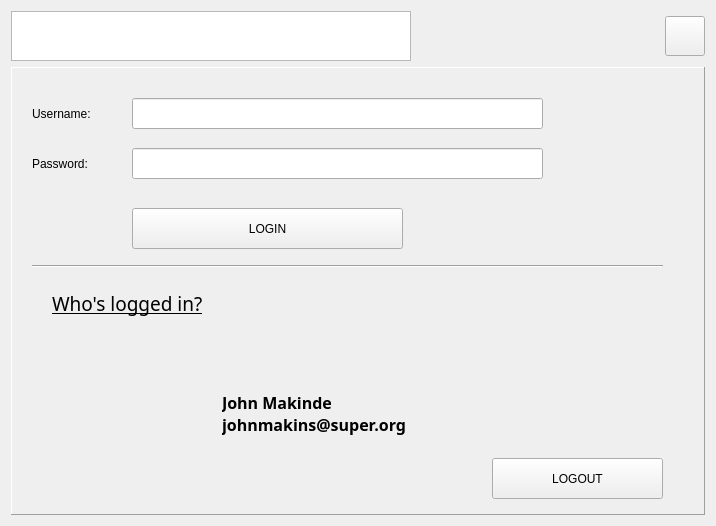
<?xml version="1.0" encoding="UTF-8"?>
<ui version="4.0">
 <class>RFIDMain</class>
 <widget class="QWidget" name="RFIDMain">
  <property name="geometry">
   <rect>
    <x>0</x>
    <y>0</y>
    <width>716</width>
    <height>526</height>
   </rect>
  </property>
  <property name="windowTitle">
   <string>RFIDMain</string>
  </property>
  <property name="styleSheet">
   <string notr="true">QPushButton::hover {	
  background-color: #F1194F;
  color: white;
}</string>
  </property>
  <layout class="QGridLayout" name="gridLayout">
   <item row="0" column="1">
    <spacer name="horizontalSpacer">
     <property name="orientation">
      <enum>Qt::Horizontal</enum>
     </property>
     <property name="sizeType">
      <enum>QSizePolicy::Preferred</enum>
     </property>
     <property name="sizeHint" stdset="0">
      <size>
       <width>10</width>
       <height>20</height>
      </size>
     </property>
    </spacer>
   </item>
   <item row="0" column="2">
    <widget class="QPushButton" name="menuBtn">
     <property name="sizePolicy">
      <sizepolicy hsizetype="Maximum" vsizetype="Maximum">
       <horstretch>0</horstretch>
       <verstretch>0</verstretch>
      </sizepolicy>
     </property>
     <property name="minimumSize">
      <size>
       <width>40</width>
       <height>40</height>
      </size>
     </property>
     <property name="contextMenuPolicy">
      <enum>Qt::DefaultContextMenu</enum>
     </property>
     <property name="acceptDrops">
      <bool>false</bool>
     </property>
     <property name="text">
      <string/>
     </property>
     <property name="checkable">
      <bool>false</bool>
     </property>
     <property name="checked">
      <bool>false</bool>
     </property>
    </widget>
   </item>
   <item row="0" column="0">
    <widget class="QListWidget" name="listWidget">
     <property name="sizePolicy">
      <sizepolicy hsizetype="Preferred" vsizetype="Maximum">
       <horstretch>0</horstretch>
       <verstretch>0</verstretch>
      </sizepolicy>
     </property>
     <property name="minimumSize">
      <size>
       <width>400</width>
       <height>20</height>
      </size>
     </property>
     <property name="maximumSize">
      <size>
       <width>16777215</width>
       <height>50</height>
      </size>
     </property>
     <property name="styleSheet">
      <string notr="true">QListView::item:hover {
      background: qlineargradient(x1: 0, y1: 0, x2: 0, y2: 1,
                                  stop: 0 #FAFBFE, stop: 1 #DCDEF1);
  }</string>
     </property>
     <property name="frameShadow">
      <enum>QFrame::Sunken</enum>
     </property>
     <property name="verticalScrollBarPolicy">
      <enum>Qt::ScrollBarAlwaysOff</enum>
     </property>
     <property name="horizontalScrollBarPolicy">
      <enum>Qt::ScrollBarAlwaysOff</enum>
     </property>
     <property name="sizeAdjustPolicy">
      <enum>QAbstractScrollArea::AdjustToContents</enum>
     </property>
     <property name="dragDropMode">
      <enum>QAbstractItemView::NoDragDrop</enum>
     </property>
     <property name="selectionBehavior">
      <enum>QAbstractItemView::SelectItems</enum>
     </property>
     <property name="iconSize">
      <size>
       <width>48</width>
       <height>48</height>
      </size>
     </property>
     <property name="movement">
      <enum>QListView::Static</enum>
     </property>
     <property name="resizeMode">
      <enum>QListView::Fixed</enum>
     </property>
     <property name="gridSize">
      <size>
       <width>130</width>
       <height>50</height>
      </size>
     </property>
     <property name="viewMode">
      <enum>QListView::IconMode</enum>
     </property>
     <property name="modelColumn">
      <number>0</number>
     </property>
     <property name="uniformItemSizes">
      <bool>true</bool>
     </property>
     <item>
      <property name="text">
       <string/>
      </property>
      <property name="toolTip">
       <string>Perform a trasaction</string>
      </property>
      <property name="textAlignment">
       <set>AlignLeading|AlignVCenter</set>
      </property>
      <property name="icon">
       <iconset resource="rfid.qrc">
        <normaloff>:/images/transact.png</normaloff>:/images/transact.png</iconset>
      </property>
     </item>
     <item>
      <property name="text">
       <string/>
      </property>
      <property name="toolTip">
       <string>Search an item</string>
      </property>
      <property name="icon">
       <iconset resource="rfid.qrc">
        <normaloff>:/images/search.png</normaloff>:/images/search.png</iconset>
      </property>
     </item>
     <item>
      <property name="text">
       <string/>
      </property>
      <property name="toolTip">
       <string>Who's this?</string>
      </property>
      <property name="icon">
       <iconset resource="rfid.qrc">
        <normaloff>:/images/users.png</normaloff>:/images/users.png</iconset>
      </property>
     </item>
    </widget>
   </item>
   <item row="1" column="0" colspan="3">
    <widget class="QStackedWidget" name="stackedWidget">
     <property name="sizePolicy">
      <sizepolicy hsizetype="MinimumExpanding" vsizetype="MinimumExpanding">
       <horstretch>0</horstretch>
       <verstretch>0</verstretch>
      </sizepolicy>
     </property>
     <property name="font">
      <font>
       <family>Purisa</family>
       <pointsize>12</pointsize>
       <italic>true</italic>
      </font>
     </property>
     <property name="styleSheet">
      <string notr="true">QPushButton::hover {	
  background-color: #F1194F;
  color: white;
}</string>
     </property>
     <property name="frameShape">
      <enum>QFrame::Panel</enum>
     </property>
     <property name="frameShadow">
      <enum>QFrame::Raised</enum>
     </property>
     <property name="currentIndex">
      <number>2</number>
     </property>
     <widget class="QWidget" name="transactPage">
      <layout class="QGridLayout" name="gridLayout_2">
       <item row="3" column="0">
        <widget class="QLabel" name="label_9">
         <property name="font">
          <font>
           <family>Padauk Book [SIL ]</family>
           <pointsize>14</pointsize>
           <weight>50</weight>
           <bold>false</bold>
          </font>
         </property>
         <property name="text">
          <string>TOTAL PRICE: $5913 &lt;=&gt; N212,868.00</string>
         </property>
        </widget>
       </item>
       <item row="2" column="0" colspan="4">
        <widget class="QTreeView" name="treeView">
         <property name="focusPolicy">
          <enum>Qt::StrongFocus</enum>
         </property>
        </widget>
       </item>
       <item row="4" column="2">
        <widget class="QComboBox" name="comboBox">
         <property name="sizePolicy">
          <sizepolicy hsizetype="Maximum" vsizetype="Fixed">
           <horstretch>0</horstretch>
           <verstretch>0</verstretch>
          </sizepolicy>
         </property>
         <property name="minimumSize">
          <size>
           <width>100</width>
           <height>0</height>
          </size>
         </property>
         <property name="maximumSize">
          <size>
           <width>300</width>
           <height>16777215</height>
          </size>
         </property>
         <item>
          <property name="text">
           <string>Master Card</string>
          </property>
         </item>
         <item>
          <property name="text">
           <string>Maestro</string>
          </property>
         </item>
         <item>
          <property name="text">
           <string>Cirrus</string>
          </property>
         </item>
         <item>
          <property name="text">
           <string>Visa</string>
          </property>
         </item>
         <item>
          <property name="text">
           <string>New Item</string>
          </property>
         </item>
        </widget>
       </item>
       <item row="0" column="0" rowspan="2">
        <widget class="QPushButton" name="pushButton_5">
         <property name="sizePolicy">
          <sizepolicy hsizetype="Minimum" vsizetype="Preferred">
           <horstretch>0</horstretch>
           <verstretch>0</verstretch>
          </sizepolicy>
         </property>
         <property name="text">
          <string>&lt;&lt;SCAN&gt;&gt;</string>
         </property>
        </widget>
       </item>
       <item row="1" column="1">
        <widget class="QLineEdit" name="lineEdit">
         <property name="sizePolicy">
          <sizepolicy hsizetype="Fixed" vsizetype="Fixed">
           <horstretch>0</horstretch>
           <verstretch>0</verstretch>
          </sizepolicy>
         </property>
         <property name="readOnly">
          <bool>true</bool>
         </property>
        </widget>
       </item>
       <item row="0" column="1">
        <widget class="QLabel" name="label">
         <property name="text">
          <string>Transaction ID:</string>
         </property>
        </widget>
       </item>
       <item row="1" column="2" colspan="2">
        <widget class="QLabel" name="label_11">
         <property name="text">
          <string>Status: </string>
         </property>
        </widget>
       </item>
       <item row="5" column="2" colspan="2">
        <widget class="QPushButton" name="pushButton">
         <property name="sizePolicy">
          <sizepolicy hsizetype="Minimum" vsizetype="Preferred">
           <horstretch>0</horstretch>
           <verstretch>0</verstretch>
          </sizepolicy>
         </property>
         <property name="minimumSize">
          <size>
           <width>0</width>
           <height>40</height>
          </size>
         </property>
         <property name="text">
          <string>CONFIRM PAYMENT</string>
         </property>
        </widget>
       </item>
       <item row="4" column="1">
        <widget class="QLabel" name="label_10">
         <property name="sizePolicy">
          <sizepolicy hsizetype="Maximum" vsizetype="Preferred">
           <horstretch>0</horstretch>
           <verstretch>0</verstretch>
          </sizepolicy>
         </property>
         <property name="text">
          <string>PAYMENT OPTIONS:</string>
         </property>
        </widget>
       </item>
      </layout>
     </widget>
     <widget class="QWidget" name="searchPage">
      <layout class="QGridLayout" name="gridLayout_4">
       <item row="2" column="0">
        <widget class="QTreeView" name="treeView"/>
       </item>
       <item row="1" column="0">
        <widget class="QLabel" name="label_2">
         <property name="text">
          <string>Search Result</string>
         </property>
        </widget>
       </item>
       <item row="0" column="0">
        <widget class="QGroupBox" name="groupBox">
         <property name="sizePolicy">
          <sizepolicy hsizetype="Preferred" vsizetype="Preferred">
           <horstretch>0</horstretch>
           <verstretch>0</verstretch>
          </sizepolicy>
         </property>
         <property name="minimumSize">
          <size>
           <width>0</width>
           <height>0</height>
          </size>
         </property>
         <property name="maximumSize">
          <size>
           <width>500</width>
           <height>250</height>
          </size>
         </property>
         <property name="sizeIncrement">
          <size>
           <width>100</width>
           <height>100</height>
          </size>
         </property>
         <property name="baseSize">
          <size>
           <width>100</width>
           <height>100</height>
          </size>
         </property>
         <property name="font">
          <font>
           <weight>50</weight>
           <italic>false</italic>
           <bold>false</bold>
          </font>
         </property>
         <property name="title">
          <string>Search options</string>
         </property>
         <property name="flat">
          <bool>false</bool>
         </property>
         <property name="checkable">
          <bool>false</bool>
         </property>
         <layout class="QGridLayout" name="gridLayout_3">
          <item row="3" column="0">
           <widget class="QRadioButton" name="radioButton_2">
            <property name="text">
             <string>Item's name/id</string>
            </property>
           </widget>
          </item>
          <item row="0" column="0">
           <widget class="QLineEdit" name="searchEdit"/>
          </item>
          <item row="4" column="0">
           <widget class="QRadioButton" name="radioButton_3">
            <property name="text">
             <string>Item's Category</string>
            </property>
           </widget>
          </item>
          <item row="2" column="0" colspan="2">
           <widget class="QRadioButton" name="radioButton">
            <property name="text">
             <string>Customer's name/id</string>
            </property>
           </widget>
          </item>
          <item row="1" column="2">
           <widget class="QComboBox" name="itemCategorySearch">
            <property name="enabled">
             <bool>false</bool>
            </property>
            <property name="sizePolicy">
             <sizepolicy hsizetype="Fixed" vsizetype="Fixed">
              <horstretch>0</horstretch>
              <verstretch>0</verstretch>
             </sizepolicy>
            </property>
            <property name="minimumSize">
             <size>
              <width>200</width>
              <height>0</height>
             </size>
            </property>
            <property name="editable">
             <bool>false</bool>
            </property>
            <property name="currentIndex">
             <number>-1</number>
            </property>
            <item>
             <property name="text">
              <string>Accessories</string>
             </property>
            </item>
            <item>
             <property name="text">
              <string>Hardwares</string>
             </property>
            </item>
            <item>
             <property name="text">
              <string>Softwares</string>
             </property>
            </item>
            <item>
             <property name="text">
              <string>Utilities</string>
             </property>
            </item>
            <item>
             <property name="text">
              <string>Services</string>
             </property>
            </item>
            <item>
             <property name="text">
              <string>Others...</string>
             </property>
            </item>
           </widget>
          </item>
          <item row="0" column="2">
           <widget class="QPushButton" name="searchButton">
            <property name="enabled">
             <bool>false</bool>
            </property>
            <property name="text">
             <string>Search</string>
            </property>
            <property name="icon">
             <iconset>
              <normaloff>:/search.png</normaloff>:/search.png</iconset>
            </property>
           </widget>
          </item>
         </layout>
        </widget>
       </item>
      </layout>
     </widget>
     <widget class="QWidget" name="loginPage">
      <widget class="QLabel" name="label_3">
       <property name="geometry">
        <rect>
         <x>20</x>
         <y>30</y>
         <width>81</width>
         <height>31</height>
        </rect>
       </property>
       <property name="text">
        <string>Username:</string>
       </property>
      </widget>
      <widget class="QLabel" name="label_4">
       <property name="geometry">
        <rect>
         <x>20</x>
         <y>80</y>
         <width>81</width>
         <height>31</height>
        </rect>
       </property>
       <property name="text">
        <string>Password:</string>
       </property>
      </widget>
      <widget class="QLineEdit" name="lineEdit_2">
       <property name="geometry">
        <rect>
         <x>120</x>
         <y>30</y>
         <width>411</width>
         <height>31</height>
        </rect>
       </property>
      </widget>
      <widget class="QLineEdit" name="lineEdit_3">
       <property name="geometry">
        <rect>
         <x>120</x>
         <y>80</y>
         <width>411</width>
         <height>31</height>
        </rect>
       </property>
      </widget>
      <widget class="QPushButton" name="pushButton_2">
       <property name="geometry">
        <rect>
         <x>120</x>
         <y>140</y>
         <width>271</width>
         <height>41</height>
        </rect>
       </property>
       <property name="text">
        <string>LOGIN</string>
       </property>
      </widget>
      <widget class="Line" name="line">
       <property name="geometry">
        <rect>
         <x>20</x>
         <y>190</y>
         <width>631</width>
         <height>16</height>
        </rect>
       </property>
       <property name="orientation">
        <enum>Qt::Horizontal</enum>
       </property>
      </widget>
      <widget class="QLabel" name="label_5">
       <property name="geometry">
        <rect>
         <x>40</x>
         <y>220</y>
         <width>201</width>
         <height>31</height>
        </rect>
       </property>
       <property name="font">
        <font>
         <family>Purisa</family>
         <pointsize>14</pointsize>
         <underline>true</underline>
        </font>
       </property>
       <property name="text">
        <string>Who's logged in?</string>
       </property>
      </widget>
      <widget class="QLabel" name="label_6">
       <property name="geometry">
        <rect>
         <x>60</x>
         <y>280</y>
         <width>131</width>
         <height>121</height>
        </rect>
       </property>
       <property name="styleSheet">
        <string notr="true">QLabel {
	border-radius: 65px;
	border-width: 1px solid hotpink;
}</string>
       </property>
       <property name="text">
        <string/>
       </property>
       <property name="pixmap">
        <pixmap resource="rfid.qrc">:/images/users.png</pixmap>
       </property>
       <property name="scaledContents">
        <bool>true</bool>
       </property>
      </widget>
      <widget class="QLabel" name="label_7">
       <property name="geometry">
        <rect>
         <x>210</x>
         <y>310</y>
         <width>301</width>
         <height>71</height>
        </rect>
       </property>
       <property name="font">
        <font>
         <family>Purisa</family>
         <pointsize>12</pointsize>
         <weight>75</weight>
         <bold>true</bold>
        </font>
       </property>
       <property name="styleSheet">
        <string notr="true">QLabel {
	border-radius: 65px;
	border-width: 1px solid hotpink;
}</string>
       </property>
       <property name="midLineWidth">
        <number>0</number>
       </property>
       <property name="text">
        <string>John Makinde 
johnmakins@super.org</string>
       </property>
       <property name="scaledContents">
        <bool>true</bool>
       </property>
      </widget>
      <widget class="QPushButton" name="pushButton_3">
       <property name="geometry">
        <rect>
         <x>480</x>
         <y>390</y>
         <width>171</width>
         <height>41</height>
        </rect>
       </property>
       <property name="text">
        <string>LOGOUT</string>
       </property>
      </widget>
     </widget>
    </widget>
   </item>
  </layout>
 </widget>
 <layoutdefault spacing="6" margin="11"/>
 <resources>
  <include location="rfid.qrc"/>
 </resources>
 <connections>
  <connection>
   <sender>menuBtn</sender>
   <signal>clicked()</signal>
   <receiver>RFIDMain</receiver>
   <slot>setFocus()</slot>
   <hints>
    <hint type="sourcelabel">
     <x>706</x>
     <y>53</y>
    </hint>
    <hint type="destinationlabel">
     <x>389</x>
     <y>59</y>
    </hint>
   </hints>
  </connection>
  <connection>
   <sender>listWidget</sender>
   <signal>currentRowChanged(int)</signal>
   <receiver>stackedWidget</receiver>
   <slot>setCurrentIndex(int)</slot>
   <hints>
    <hint type="sourcelabel">
     <x>166</x>
     <y>51</y>
    </hint>
    <hint type="destinationlabel">
     <x>167</x>
     <y>68</y>
    </hint>
   </hints>
  </connection>
  <connection>
   <sender>radioButton_3</sender>
   <signal>toggled(bool)</signal>
   <receiver>itemCategorySearch</receiver>
   <slot>setEnabled(bool)</slot>
   <hints>
    <hint type="sourcelabel">
     <x>240</x>
     <y>176</y>
    </hint>
    <hint type="destinationlabel">
     <x>506</x>
     <y>177</y>
    </hint>
   </hints>
  </connection>
 </connections>
</ui>
